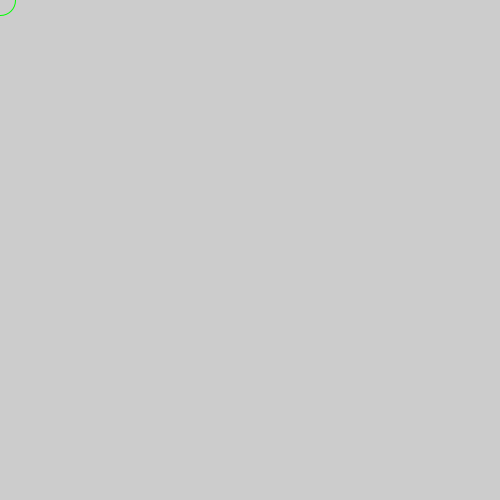
Frame 1 (no input)
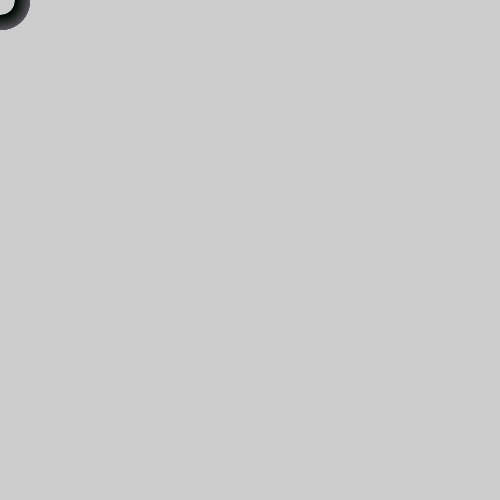
Frame 60 (the mouse pressed at the canvas centre just before this capture)
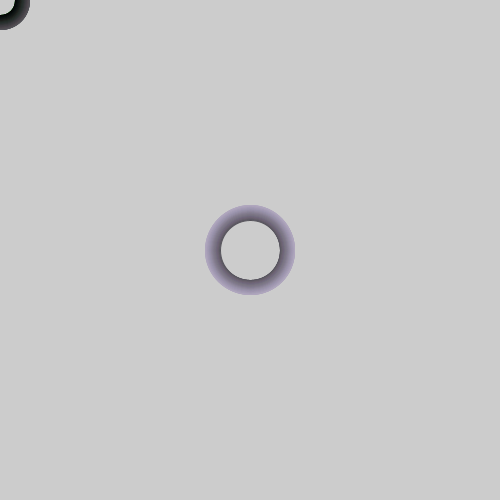
Frame 120 (the mouse held since frame 60 and released just before this capture)

The Processing sketch that drew these frames (run headless with seeded random() and noise(); from frame 60 on, the mouse is pressed at the canvas centre):

// Processing sketch: week05_5
// ── week05_5.pde
void setup(){
  size(500,500);
}
float w=30;
float r=0,g=255,b=0;
void draw(){
  stroke(r,g,b); noFill();
  r+=random(3);if(r>255)r=0;
  g+=random(3);if(g>255)g=0;
  b+=random(3);if(b>255)b=0;
  ellipse(mouseX,mouseY,w,w);
  
  w+=0.5;
  if(w>100) w=30;
}
